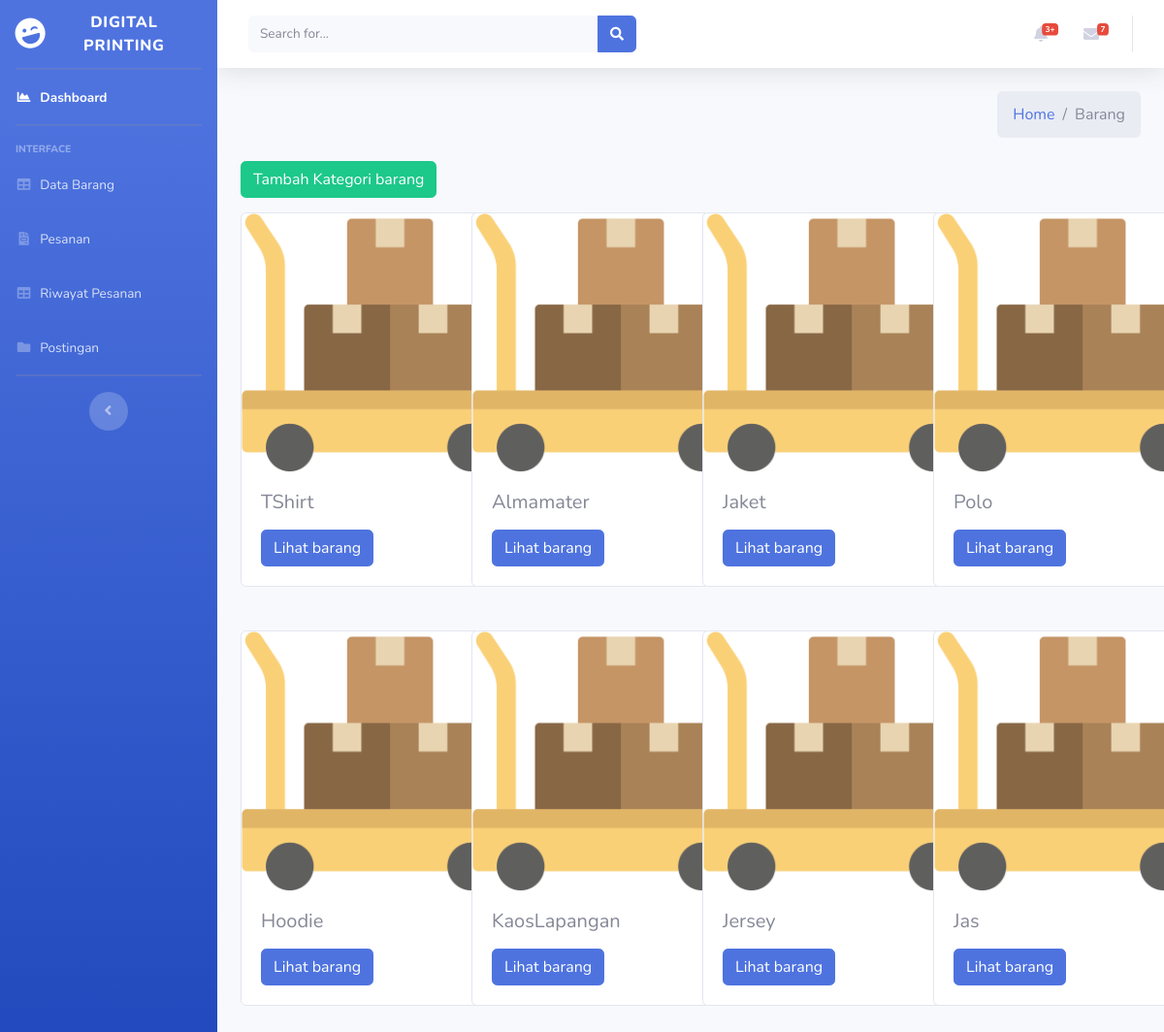
Before: /index.php/admin/barang with the older database file.
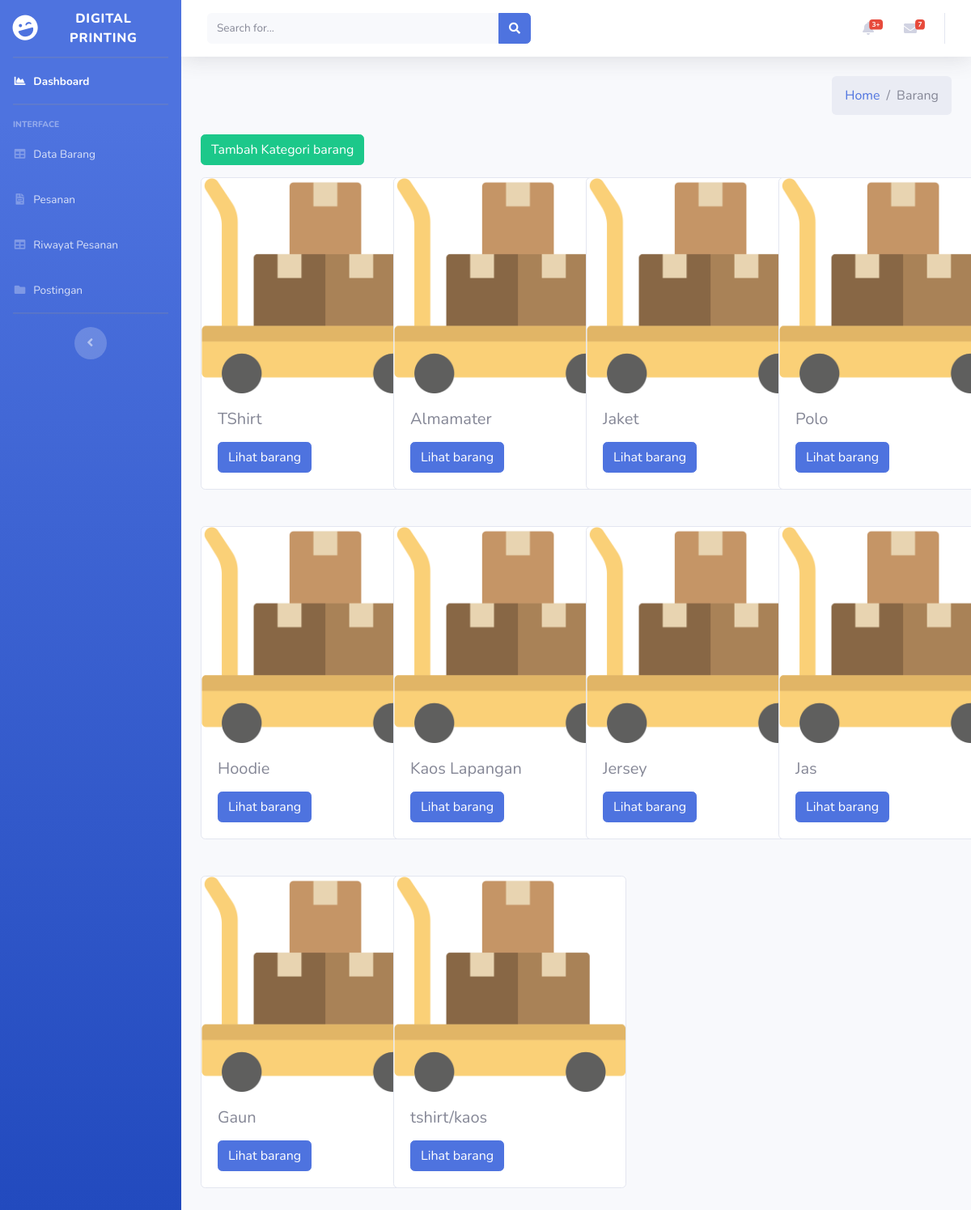
After: the same page with the newer database file.
### tables this page shows
CREATE TABLE `kategori` (
  `id_kategori` int(11) NOT NULL,
  `nama_kategori` varchar(250) NOT NULL,
  `gambar_kategori` varchar(250) NOT NULL
);

### application/controllers/Admin.php (called while the page is built, shortened)
<?php
class Admin extends CI_Controller
{
    public function __construct()
    {
        $this->load->model('Admin_model');
    }
    public function barang()
    {
        $data['title'] = 'Barang-Barang';
        $data['admindata'] = $this->Admin_model->getAdmin();
        $data['countKonsumen'] = $this->Admin_model->getJmlKonsum();
        $data['countVendor'] = $this->Admin_model->getJmlVendor();
        $data['countBarang'] = $this->Admin_model->getJmlBarang();
        $data['allBarang'] = $this->Admin_model->getAllBarang();
        $this->load->view('templates/header', $data);
        $this->load->view('templates/sidebar', $data);
        $this->load->view('admin/barang', $data);
        $this->load->view('templates/footer', $data);
    }
}

### index.php (called while the page is built, shortened)
<?php
require_once BASEPATH.'core/CodeIgniter.php';

### application/models/Admin_model.php (called while the page is built, shortened)
<?php
class Admin_model extends CI_model
{
    public function getAllBarang()
    {
        return $this->db->get('kategori')->result_array();
    }
}

### application/views/admin/barang.php (the view, shortened to what this page needs)
<div class="content-wrapper">
	<div class="content-header">
		<div class="container-fluid">
			<div class="row mb-2">
				<div class="col-sm-6">
				</div>
				<div class="col-sm-6">
					<ol class="breadcrumb float-sm-right">
						<li class="breadcrumb-item"><a href="<?php echo base_url(
																	'Barang/index/'
																); ?>">Home</a></li>
						<li class="breadcrumb-item active">Barang</li>
					</ol>
				</div>
			</div>
		</div>
	</div>
	<div class="content">
		<div class="container-fluid">
			<a href="<?= base_url('admin/tambahKategori') ?>" class="btn btn-success">Tambah Kategori barang</a>
			<div class="row">
				<?php foreach ($allBarang as $barang) { ?>
					<div class="col-3" style="margin-top: 15px; margin-bottom: 30px;">
						<div class="card" style="width: 18rem;">
							<img src="<?= base_url('assets/img/barang.png') ?>" class="card-img-top" alt="...">
							<div class="card-body">
								<h5 class="card-title"><?= $barang['nama_kategori'] ?></h5>
								<a href="<?= base_url('admin/dataBarang/') . $barang['id_kategori'] ?>" class="btn btn-primary">Lihat barang</a>
							</div>
						</div>
					</div>
				<?php } ?>
			</div>
		</div>
	</div>
</div>

Changed rows visible on the page:
changed kategori: nama_kategori "KaosLapangan" → "Kaos Lapangan"
added kategori: nama_kategori "Gaun"
added kategori: nama_kategori "tshirt/kaos"
